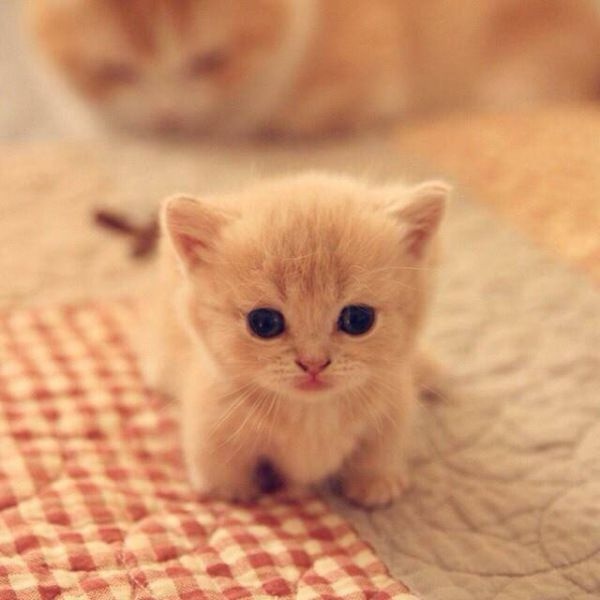
#> input picture Week 5/Week 5b/cute cat.jpg, 600 x 600 px
$ python class5b.py   (older library calls are emulated)
#> lines starting #> are read from the running program, lines starting #| are printed output that depends on the picture
from scipy import misc, ndimage
import matplotlib.pyplot as plt

cat_pic = misc.imread('cute cat.jpg')
#> cat_pic is the input picture: shape (600, 600, 3); mean R, G, B 207.4, 150.2, 109.3
cat_pic.shape
cat_pic2 = cat_pic[150:400, 150:400, :]
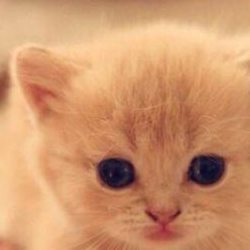
#> cat_pic2: shape (250, 250, 3); mean R, G, B 206.8, 149.9, 108.4
rotate_cat = ndimage.rotate(cat_pic, 45)
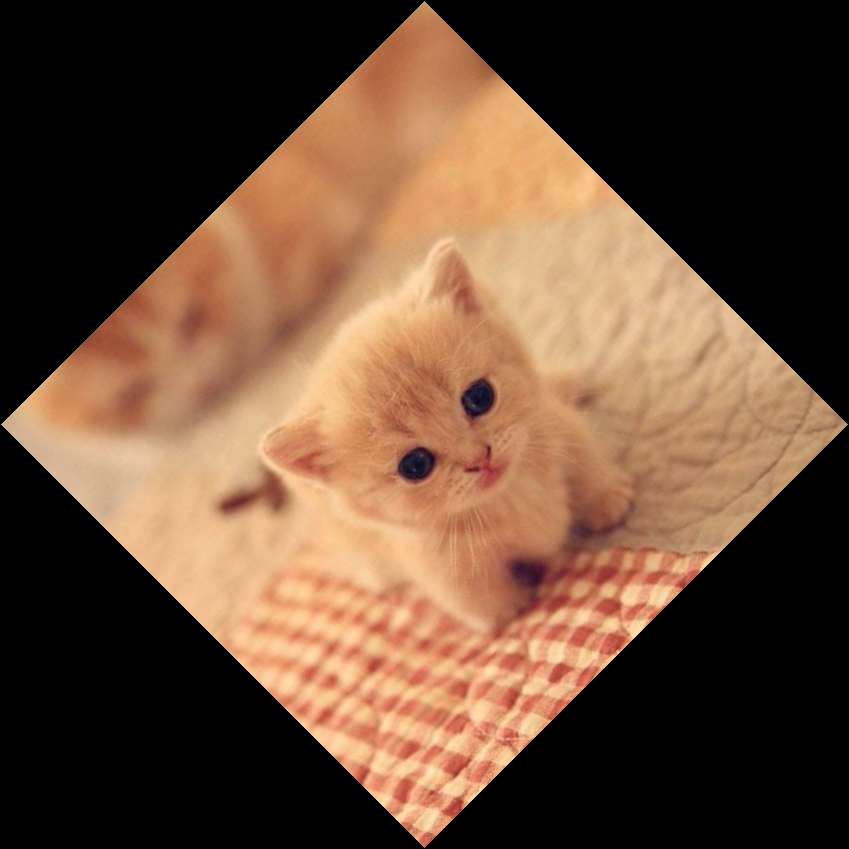
#> rotate_cat: shape (849, 849, 3); mean R, G, B 103.2, 74.7, 54.4
rotate_face_noreshape = ndimage.rotate(cat_pic, 45, reshape=False)
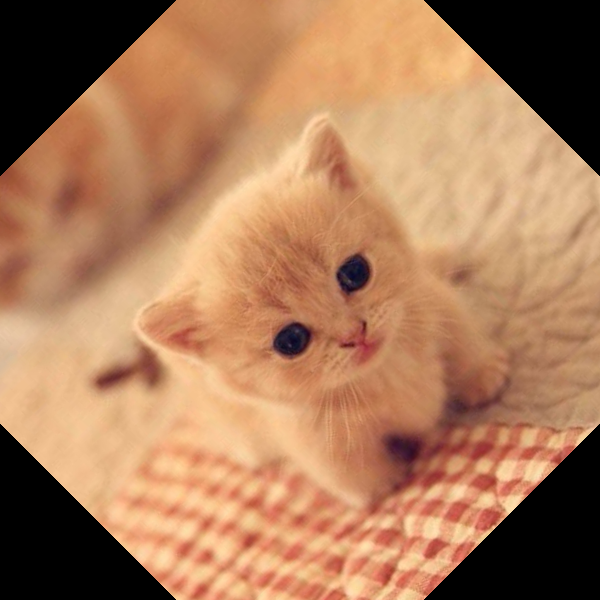
#> rotate_face_noreshape: shape (600, 600, 3); mean R, G, B 171.5, 124.2, 90.3

for i in range(cat_pic.shape[0]):
    for j in range(cat_pic.shape[1]):
        if j < cat_pic.shape[1]/2:
            cat_pic[i][j]= 255-cat_pic[i][j]
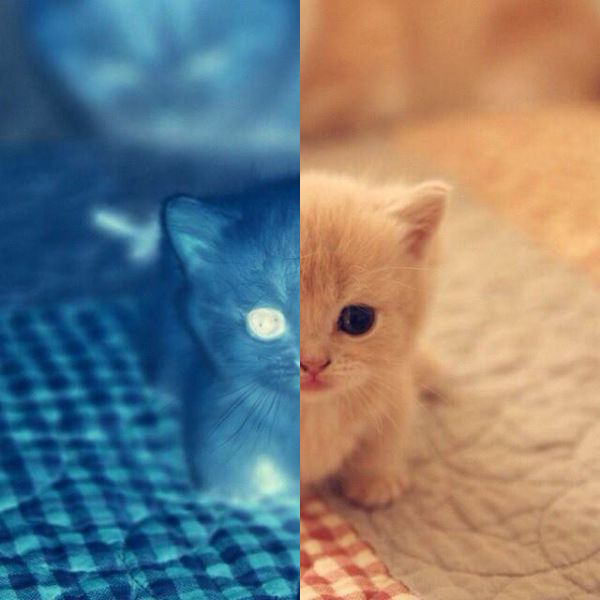
#> cat_pic: shape (600, 600, 3); mean R, G, B 121.8, 124.8, 123.7

plt.imshow(cat_pic)
plt.show()
